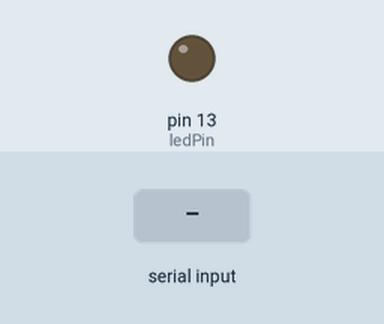
Simulated run of this sketch. Board: Arduino Uno, built with avr-gcc and run on an emulated ATmega328P. Shown: output pins drawn as LEDs (lit = HIGH). The test bench sets the inputs (shaded band). No radio packets arrive unless stated; what the sketch prints to the serial monitor is not drawn.

Above: at 1.2 s.
1.3 s: "A" received over Serial
Timing chart, 0 to 4.3 s (numbered marks = the images above; inputs shaded):
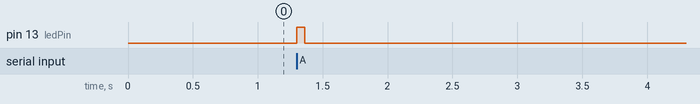

The sketch:

codigoEnvia.ino
```cpp
#include <VirtualWire.h>

const int ledPin = 13;
char Valor_CharMsg[4];

int estado;
void setup() {
  Serial.begin(9600);
  pinMode(ledPin,OUTPUT);
  //Pino ligado ao pino DATA do transmissor RF
  vw_set_tx_pin(2);
  //Velocidade de comunicacao (bits por segundo)
  vw_setup(5000);
  Serial.println("Trasmissao modulo RF - Acione o botao...");
}

void loop() {
 if (Serial.available()) {
  switch(Serial.read()){
    case 'A':
    estado = 0;
    itoa(estado,Valor_CharMsg,10);
      //Liga o led da porta 13 para indicar envio dos dados
      digitalWrite(13, true);
      //Envio dos dados
      vw_send((uint8_t *)Valor_CharMsg, strlen(Valor_CharMsg));
      //Aguarda envio dos dados
      vw_wait_tx();
      //Desliga o led da porta 13 ao final da transmissao
      digitalWrite(13, false);
      Serial.print("Valor enviado: ");
      Serial.println(Valor_CharMsg);
      break;

      case 'B':
      estado = 1;
      itoa(estado,Valor_CharMsg,10);
      //Liga o led da porta 13 para indicar envio dos dados
      digitalWrite(13, true);
      //Envio dos dados
      vw_send((uint8_t *)Valor_CharMsg, strlen(Valor_CharMsg));
      //Aguarda envio dos dados
      vw_wait_tx();
      //Desliga o led da porta 13 ao final da transmissao
      digitalWrite(13, false);
      Serial.print("Valor enviado: ");
      Serial.println(Valor_CharMsg);
      break;
    }
  }
}
```

Measured:
- after the input at 1.3 s, pin 13 (ledPin): LOW → HIGH at once, → LOW 0.06 s later
